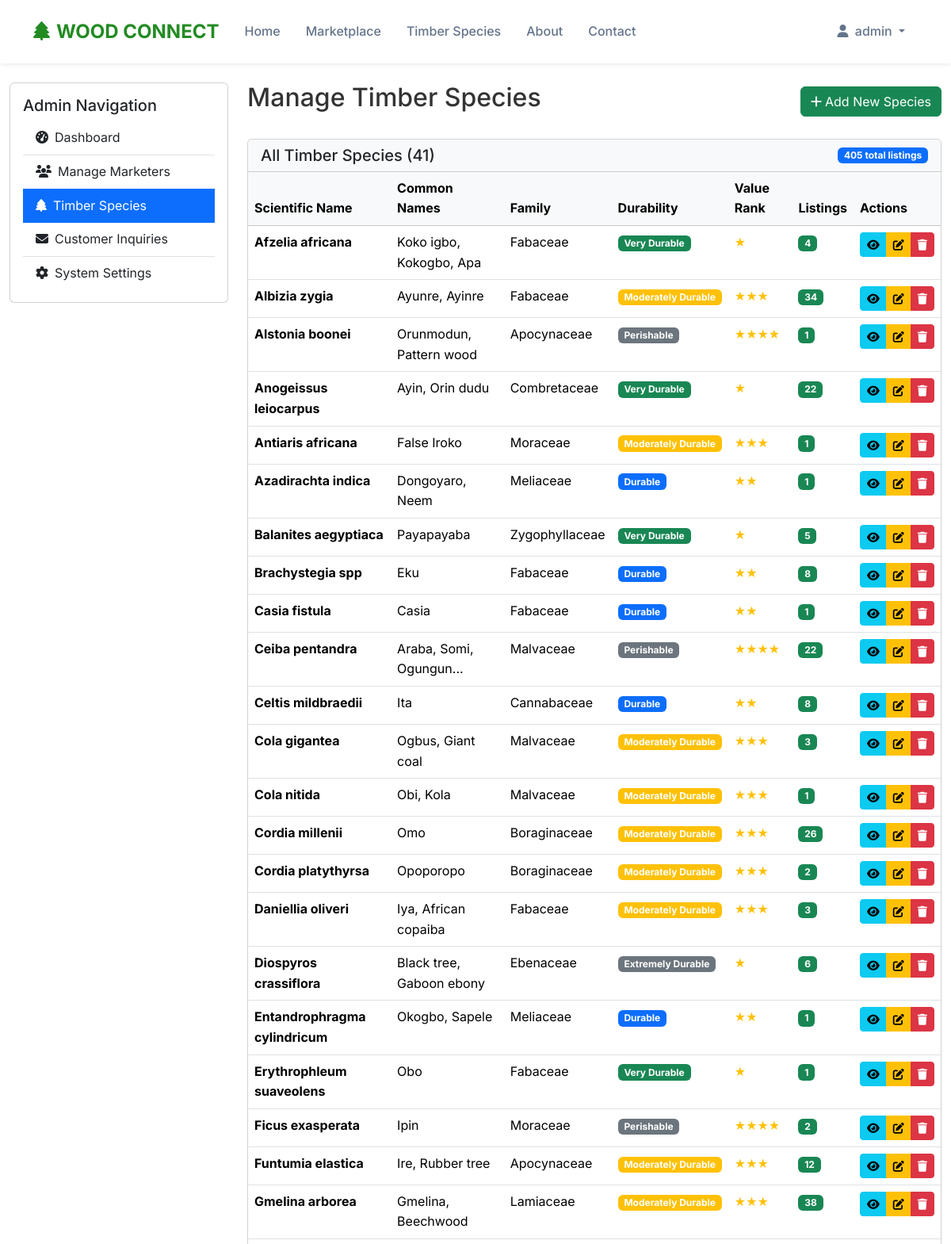
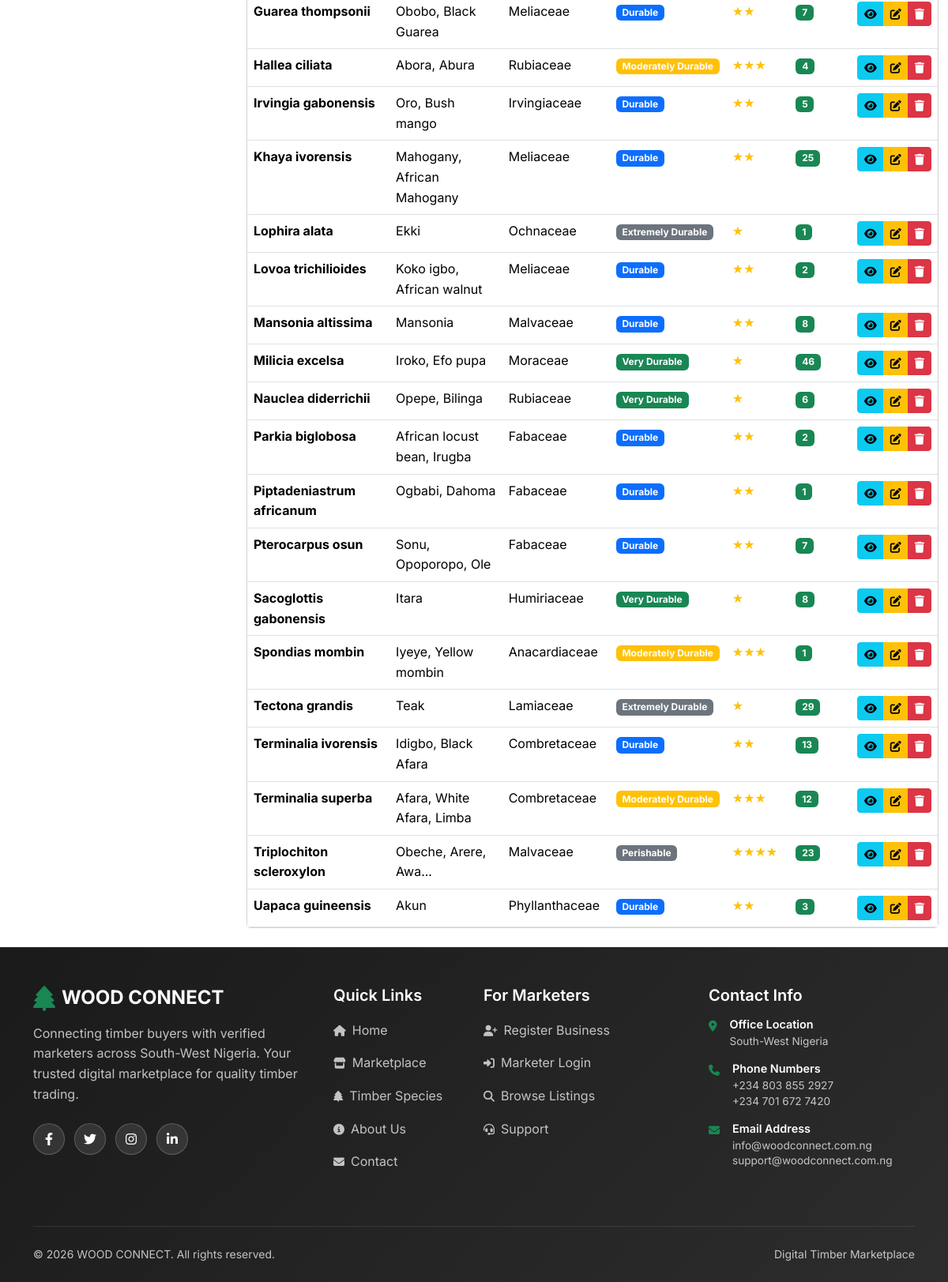
The app's page /dashboard/species.php (signed in) with its own data (2 pictures, top to bottom).
### tables this page shows
CREATE TABLE `species` (
  `id` int(11) NOT NULL,
  `scientific_name` varchar(255) NOT NULL,
  `common_names` longtext NOT NULL CHECK (json_valid(`common_names`)),
  `family` varchar(100) DEFAULT NULL,
  `density_range` varchar(100) DEFAULT NULL,
  `durability` varchar(50) DEFAULT NULL,
  `timber_value_rank` int(11) DEFAULT 1,
  `common_uses` longtext DEFAULT NULL CHECK (json_valid(`common_uses`)),
  `description` text DEFAULT NULL,
  `image_path` varchar(500) DEFAULT NULL,
  `created_at` timestamp NOT NULL DEFAULT current_timestamp(),
  `updated_at` timestamp NOT NULL DEFAULT current_timestamp() ON UPDATE current_timestamp()
);

### includes/functions.php (called while the page is built, shortened)
<?php
function url($path = '')
{
    return BASE_URL . '/' . ltrim($path, '/');
}

### dashboard/species.php (the view, shortened to what this page needs)
<?php
require_once '../includes/config.php';
$species_stmt = $pdo->query("
    SELECT s.*, COUNT(i.id) as inventory_count
    FROM species s
    LEFT JOIN inventory i ON s.id = i.species_id
    GROUP BY s.id
    ORDER BY s.scientific_name
");
$all_species = $species_stmt->fetchAll(PDO::FETCH_ASSOC);
include '../includes/header.php';
?>
<div class="container-fluid py-4">
    <div class="row">
        <div class="col-lg-3">
            <div class="card">
                <div class="card-body">
                    <h5 class="card-title">Admin Navigation</h5>
                    <div class="list-group list-group-flush">
                        <a href="<?php echo url('dashboard/'); ?>" class="list-group-item list-group-item-action">
                            <i class="fas fa-tachometer-alt me-2"></i>Dashboard
                        </a>
                        <a href="<?php echo url('dashboard/marketers.php'); ?>" class="list-group-item list-group-item-action">
                            <i class="fas fa-users me-2"></i>Manage Marketers
                        </a>
                        <a href="<?php echo url('dashboard/species.php'); ?>" class="list-group-item list-group-item-action active">
                            <i class="fas fa-tree me-2"></i>Timber Species
                        </a>
                        <a href="<?php echo url('dashboard/inquiries.php'); ?>" class="list-group-item list-group-item-action">
                            <i class="fas fa-envelope me-2"></i>Customer Inquiries
                        </a>
                        <a href="<?php echo url('dashboard/settings.php'); ?>" class="list-group-item list-group-item-action">
                            <i class="fas fa-cog me-2"></i>System Settings
                        </a>
                    </div>
                </div>
            </div>
        </div>
        <div class="col-lg-9">
            <div class="d-flex justify-content-between align-items-center mb-4">
                <h2>Manage Timber Species</h2>
                <button type="button" class="btn btn-success" data-bs-toggle="modal" data-bs-target="#addSpeciesModal">
                    <i class="fas fa-plus me-1"></i>Add New Species
                </button>
            </div>
            <div class="card">
                <div class="card-header bg-light d-flex justify-content-between align-items-center">
                    <h5 class="mb-0">All Timber Species (<?php echo count($all_species); ?>)</h5>
                    <span class="badge bg-primary"><?php echo array_sum(array_column($all_species, 'inventory_count')); ?> total listings</span>
                </div>
                <div class="card-body p-0">
                    <?php if (empty($all_species)): ?>
                        <div class="text-center py-5">
                            <i class="fas fa-tree fa-3x text-muted mb-3"></i>
                            <h5>No timber species found</h5>
                            <p class="text-muted">Add your first timber species to get started.</p>
                            <button type="button" class="btn btn-success" data-bs-toggle="modal" data-bs-target="#addSpeciesModal">
                                Add First Species
                            </button>
                        </div>
                    <?php else: ?>
                        <div class="table-responsive">
                            <table class="table table-hover mb-0">
                                <thead class="table-light">
                                    <tr>
                                        <th>Scientific Name</th>
                                        <th>Common Names</th>
                                        <th>Family</th>
                                        <th>Durability</th>
                                        <th>Value Rank</th>
                                        <th>Listings</th>
                                        <th>Actions</th>
                                    </tr>
                                </thead>
                                <tbody>
                                    <?php foreach ($all_species as $species):
                                        $common_names = json_decode($species['common_names'], true);
                                        $all_names = implode(', ', array_slice($common_names, 0, 3));
                                        if (count($common_names) > 3) {
                                            $all_names .= '...';
                                        }
                                    ?>
                                        <tr>
                                            <td>
                                                <strong><?php echo $species['scientific_name']; ?></strong>
                                            </td>
                                            <td>
                                                <?php echo $all_names; ?>
                                            </td>
                                            <td><?php echo $species['family'] ?: '—'; ?></td>
                                            <td>
                                                <span class="badge bg-<?php
                                                                        echo $species['durability'] === 'Very Durable' ? 'success' : ($species['durability'] === 'Durable' ? 'primary' : ($species['durability'] === 'Moderately Durable' ? 'warning' : 'secondary'));
                                                                        ?>">
                                                    <?php echo $species['durability'] ?: '—'; ?>
                                                </span>
                                            </td>
                                            <td>
                                                <span class="text-warning">
                                                    <?php echo str_repeat('★', $species['timber_value_rank']); ?>
                                                </span>
                                            </td>
                                            <td>
                                                <span class="badge bg-<?php echo $species['inventory_count'] > 0 ? 'success' : 'secondary'; ?>">
                                                    <?php echo $species['inventory_count']; ?>
                                                </span>
                                            </td>
                                            <td>
                                                <div class="btn-group btn-group-sm">
                                                    <button type="button" class="btn btn-info"
                                                        data-bs-toggle="modal" data-bs-target="#viewSpeciesModal"
                                                        data-species='<?php echo htmlspecialchars(json_encode($species), ENT_QUOTES, 'UTF-8'); ?>'>
                                                        <i class="fas fa-eye"></i>
                                                    </button>
                                                    <button type="button" class="btn btn-warning"
                                                        data-bs-toggle="modal" data-bs-target="#editSpeciesModal"
                                                        data-species='<?php echo htmlspecialchars(json_encode($species), ENT_QUOTES, 'UTF-8'); ?>'>
                                                        <i class="fas fa-edit"></i>
                                                    </button>
                                                    <button type="button" class="btn btn-danger"
                                                        onclick="confirmDelete(<?php echo $species['id']; ?>, '<?php echo addslashes($species['scientific_name']); ?>')">
                                                        <i class="fas fa-trash"></i>
                                                    </button>
                                                </div>
                                            </td>
                                        </tr>
                                    <?php endforeach; ?>
                                </tbody>
                            </table>
                        </div>
                    <?php endif; ?>
                </div>
            </div>
        </div>
    </div>
</div>
<?php include '../includes/footer.php'; ?>
</body>
</html>

### assets/css/style.css (style rules this page uses)
:root { --primary-green: #228B22; --earth-brown: #8B4513; --warm-amber: #D2691E; --slate-gray: #64748b; --off-white: #f8fafc; --forest-dark: #1a5e1a; }
* { margin: 0; padding: 0; box-sizing: border-box; }
body { font-family: 'Inter', sans-serif; line-height: 1.6; color: #333; background-color: #fff; }
html, body { height: 100%; }
body { display: flex; flex-direction: column; min-height: 100vh; }

### records on screen
species: scientific_name "Afzelia africana", common_names "Koko igbo, Kokogbo, Apa", family "Fabaceae", durability "Very Durable", timber_value_rank "★", inventory_count "4"
species: scientific_name "Albizia zygia", common_names "Ayunre, Ayinre", family "Fabaceae", durability "Moderately Durable", timber_value_rank "★★★", inventory_count "34"
species: scientific_name "Alstonia boonei", common_names "Orunmodun, Pattern wood", family "Apocynaceae", durability "Perishable", timber_value_rank "★★★★", inventory_count "1"
species: scientific_name "Anogeissus leiocarpus", common_names "Ayin, Orin dudu", family "Combretaceae", durability "Very Durable", timber_value_rank "★", inventory_count "22"
species: scientific_name "Antiaris africana", common_names "False Iroko", family "Moraceae", durability "Moderately Durable", timber_value_rank "★★★", inventory_count "1"
species: scientific_name "Azadirachta indica", common_names "Dongoyaro, Neem", family "Meliaceae", durability "Durable", timber_value_rank "★★", inventory_count "1"
species: scientific_name "Balanites aegyptiaca", common_names "Payapayaba", family "Zygophyllaceae", durability "Very Durable", timber_value_rank "★", inventory_count "5"
species: scientific_name "Brachystegia spp", common_names "Eku", family "Fabaceae", durability "Durable", timber_value_rank "★★", inventory_count "8"
species: scientific_name "Casia fistula", common_names "Casia", family "Fabaceae", durability "Durable", timber_value_rank "★★", inventory_count "1"
species: scientific_name "Ceiba pentandra", common_names "Araba, Somi, Ogungun...", family "Malvaceae", durability "Perishable", timber_value_rank "★★★★", inventory_count "22"
species: scientific_name "Celtis mildbraedii", common_names "Ita", family "Cannabaceae", durability "Durable", timber_value_rank "★★", inventory_count "8"
species: scientific_name "Cola gigantea", common_names "Ogbus, Giant coal", family "Malvaceae", durability "Moderately Durable", timber_value_rank "★★★", inventory_count "3"
species: scientific_name "Cola nitida", common_names "Obi, Kola", family "Malvaceae", durability "Moderately Durable", timber_value_rank "★★★", inventory_count "1"
species: scientific_name "Cordia millenii", common_names "Omo", family "Boraginaceae", durability "Moderately Durable", timber_value_rank "★★★", inventory_count "26"
species: scientific_name "Cordia platythyrsa", common_names "Opoporopo", family "Boraginaceae", durability "Moderately Durable", timber_value_rank "★★★", inventory_count "2"
species: scientific_name "Daniellia oliveri", common_names "Iya, African copaiba", family "Fabaceae", durability "Moderately Durable", timber_value_rank "★★★", inventory_count "3"
species: scientific_name "Diospyros crassiflora", common_names "Black tree, Gaboon ebony", family "Ebenaceae", durability "Extremely Durable", timber_value_rank "★", inventory_count "6"
species: scientific_name "Entandrophragma cylindricum", common_names "Okogbo, Sapele", family "Meliaceae", durability "Durable", timber_value_rank "★★", inventory_count "1"
species: scientific_name "Erythrophleum suaveolens", common_names "Obo", family "Fabaceae", durability "Very Durable", timber_value_rank "★", inventory_count "1"
species: scientific_name "Ficus exasperata", common_names "Ipin", family "Moraceae", durability "Perishable", timber_value_rank "★★★★", inventory_count "2"
species: scientific_name "Funtumia elastica", common_names "Ire, Rubber tree", family "Apocynaceae", durability "Moderately Durable", timber_value_rank "★★★", inventory_count "12"
species: scientific_name "Gmelina arborea", common_names "Gmelina, Beechwood", family "Lamiaceae", durability "Moderately Durable", timber_value_rank "★★★", inventory_count "38"
species: scientific_name "Guarea thompsonii", common_names "Obobo, Black Guarea", family "Meliaceae", durability "Durable", timber_value_rank "★★", inventory_count "7"
species: scientific_name "Hallea ciliata", common_names "Abora, Abura", family "Rubiaceae", durability "Moderately Durable", timber_value_rank "★★★", inventory_count "4"
species: scientific_name "Irvingia gabonensis", common_names "Oro, Bush mango", family "Irvingiaceae", durability "Durable", timber_value_rank "★★", inventory_count "5"
species: scientific_name "Khaya ivorensis", common_names "Mahogany, African Mahogany", family "Meliaceae", durability "Durable", timber_value_rank "★★", inventory_count "25"
species: scientific_name "Lophira alata", common_names "Ekki", family "Ochnaceae", durability "Extremely Durable", timber_value_rank "★", inventory_count "1"
species: scientific_name "Lovoa trichilioides", common_names "Koko igbo, African walnut", family "Meliaceae", durability "Durable", timber_value_rank "★★", inventory_count "2"
species: scientific_name "Mansonia altissima", common_names "Mansonia", family "Malvaceae", durability "Durable", timber_value_rank "★★", inventory_count "8"
species: scientific_name "Milicia excelsa", common_names "Iroko, Efo pupa", family "Moraceae", durability "Very Durable", timber_value_rank "★", inventory_count "46"
species: scientific_name "Nauclea diderrichii", common_names "Opepe, Bilinga", family "Rubiaceae", durability "Very Durable", timber_value_rank "★", inventory_count "6"
species: scientific_name "Parkia biglobosa", common_names "African locust bean, Irugba", family "Fabaceae", durability "Durable", timber_value_rank "★★", inventory_count "2"
species: scientific_name "Piptadeniastrum africanum", common_names "Ogbabi, Dahoma", family "Fabaceae", durability "Durable", timber_value_rank "★★", inventory_count "1"
species: scientific_name "Pterocarpus osun", common_names "Sonu, Opoporopo, Ole", family "Fabaceae", durability "Durable", timber_value_rank "★★", inventory_count "7"
species: scientific_name "Sacoglottis gabonensis", common_names "Itara", family "Humiriaceae", durability "Very Durable", timber_value_rank "★", inventory_count "8"
species: scientific_name "Spondias mombin", common_names "Iyeye, Yellow mombin", family "Anacardiaceae", durability "Moderately Durable", timber_value_rank "★★★", inventory_count "1"
species: scientific_name "Tectona grandis", common_names "Teak", family "Lamiaceae", durability "Extremely Durable", timber_value_rank "★", inventory_count "29"
species: scientific_name "Terminalia ivorensis", common_names "Idigbo, Black Afara", family "Combretaceae", durability "Durable", timber_value_rank "★★", inventory_count "13"
species: scientific_name "Terminalia superba", common_names "Afara, White Afara, Limba", family "Combretaceae", durability "Moderately Durable", timber_value_rank "★★★", inventory_count "12"
species: scientific_name "Triplochiton scleroxylon", common_names "Obeche, Arere, Awa...", family "Malvaceae", durability "Perishable", timber_value_rank "★★★★", inventory_count "23"
species: scientific_name "Uapaca guineensis", common_names "Akun", family "Phyllanthaceae", durability "Durable", timber_value_rank "★★", inventory_count "3"

### other values on screen
$userInfo['name'] "admin"
count($all_species) "41"
array_sum(array_column($all_species, 'inventory_count')) "405"
